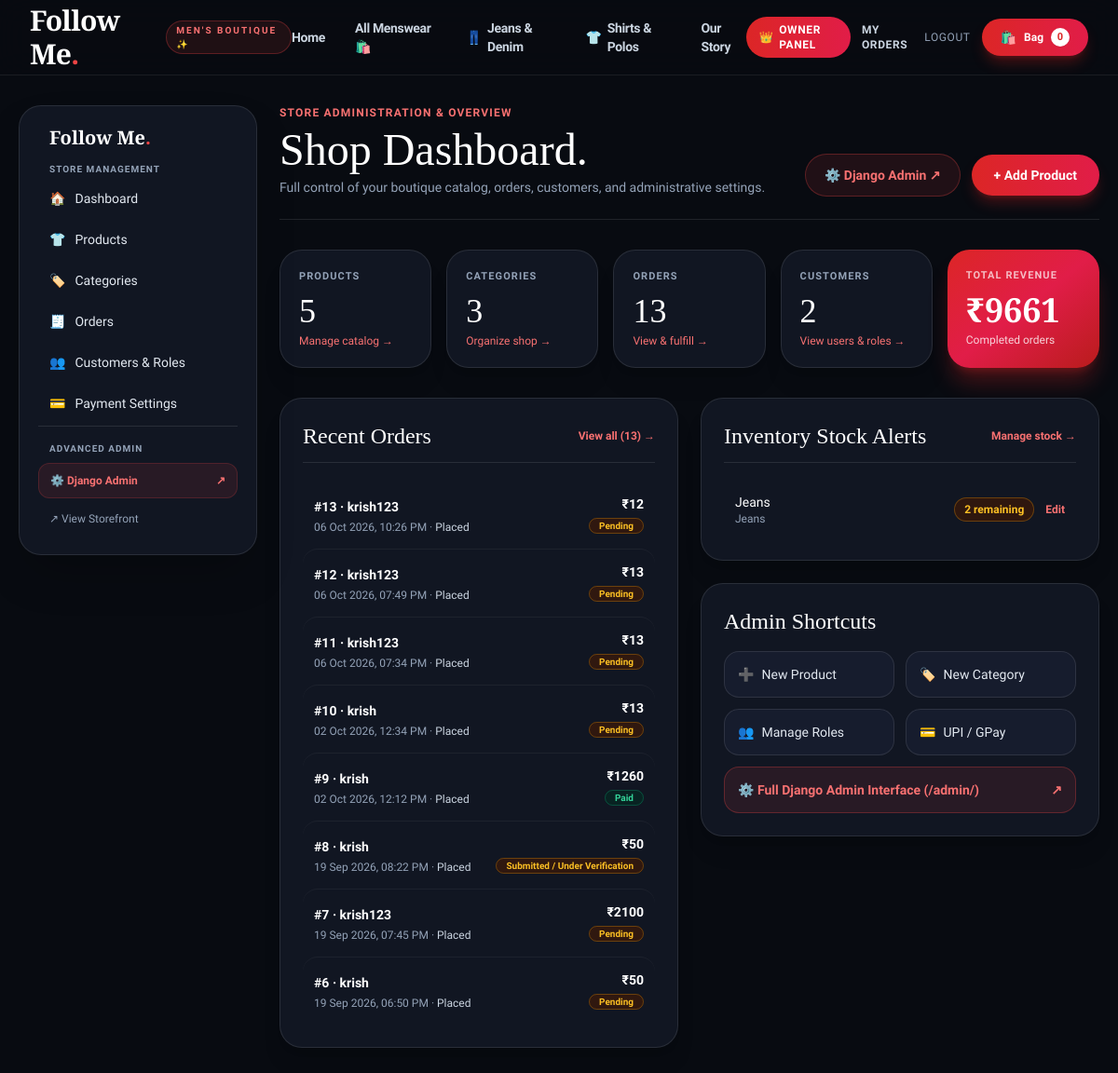
The app's page /owner/dashboard/ (signed in) with its own data.
### shop/models.py (models this page shows, shortened)
class Order(models.Model):
        STATUS_CHOICES = (
            ("placed", "Placed"),
            ("confirmed", "Confirmed"),
            ("packed", "Packed"),
            ("shipped", "Shipped"),
            ("delivered", "Delivered"),
            ("cancelled", "Cancelled"),
        )
        user = models.ForeignKey(User, on_delete=models.CASCADE, related_name="orders")
        full_name = models.CharField(max_length=120)
        phone = models.CharField(max_length=20)
        address = models.TextField()
        city = models.CharField(max_length=80)
        state = models.CharField(max_length=80, default="Tamil Nadu")
        pincode = models.CharField(max_length=10)
        subtotal = models.DecimalField(max_digits=12, decimal_places=2, default=Decimal("0"))
        cgst = models.DecimalField(max_digits=10, decimal_places=2, default=Decimal("0"))
        sgst = models.DecimalField(max_digits=10, decimal_places=2, default=Decimal("0"))
        igst = models.DecimalField(max_digits=10, decimal_places=2, default=Decimal("0"))
        total_tax = models.DecimalField(max_digits=10, decimal_places=2, default=Decimal("0"))
        total = models.DecimalField(max_digits=12, decimal_places=2, default=Decimal("0"))
        status = models.CharField(max_length=20, choices=STATUS_CHOICES, default="placed")
        payment_method = models.CharField(max_length=50, default="Google Pay / UPI")
        payment_reference = models.CharField(max_length=100, blank=True, help_text="UPI Transaction ID / UTR")
        payment_status = models.CharField(max_length=20, default="Pending")
        created_at = models.DateTimeField(auto_now_add=True)
        class Meta:
            ordering = ["-created_at"]

class Product(models.Model):
    GST_CHOICES = (
        (Decimal("0.00"), "0% (Exempt)"),
        (Decimal("5.00"), "5% GST (Apparel <= ₹1000)"),
        (Decimal("12.00"), "12% GST (Apparel > ₹1000)"),
        (Decimal("18.00"), "18% GST (Luxury / Accessories)"),
        (Decimal("28.00"), "28% GST"),
    )
    name = models.CharField(max_length=180)
    slug = models.SlugField(unique=True)
    category = models.ForeignKey(Category, on_delete=models.SET_NULL, null=True, blank=True)
    description = models.TextField(blank=True)
    price = models.DecimalField(max_digits=10, decimal_places=2, help_text="Base price before GST or selling price")
    compare_at_price = models.DecimalField(max_digits=10, decimal_places=2, null=True, blank=True)
    gst_rate = models.DecimalField(max_digits=5, decimal_places=2, choices=GST_CHOICES, default=Decimal("5.00"))
    image = models.ImageField(upload_to="products/", blank=True, null=True)
    image_url = models.URLField(blank=True)
    sizes = models.CharField(max_length=120, default="S,M,L,XL")
    stock = models.PositiveIntegerField(default=0)
    featured = models.BooleanField(default=False)
    is_new = models.BooleanField(default=True)
    created_at = models.DateTimeField(auto_now_add=True)
    class Meta:
        ordering = ["-created_at"]

class Category(models.Model):
    name = models.CharField(max_length=80, unique=True)
    slug = models.SlugField(unique=True)
    class Meta:
        verbose_name_plural = "Categories"

### shop/views.py (the view)
    def _wrapped_view(request, *args, **kwargs):
        if not is_owner_or_staff(request.user):
            messages.error(request, "Access restricted. Only store administrators can access this page.")
            return redirect("home")
        return view_func(request, *args, **kwargs)

### shop/context_processors.py (called while the page is built)
def cart_count(request):
    cart = request.session.get("cart", {})
    return {"cart_count": sum(item.get("quantity", 0) for item in cart.values())}

def shop_settings(request):
    return {"shop_settings": ShopSettings.objects.first()}

def is_owner_check(request):
    if not request.user.is_authenticated:
        return {"is_owner": False}
    if request.user.is_staff or request.user.is_superuser:
        return {"is_owner": True}
    profile = Profile.objects.filter(user=request.user).first()
    return {"is_owner": profile is not None and profile.role == "owner"}

### shop/views.py (called while the page is built)
def is_owner_or_staff(user):
    if not user.is_authenticated:
        return False
    if user.is_staff or user.is_superuser:
        return True
    profile = Profile.objects.filter(user=user).first()
    return profile is not None and profile.role == "owner"

def owner_required(view_func):
    def _wrapped_view(request, *args, **kwargs):
        if not is_owner_or_staff(request.user):
            messages.error(request, "Access restricted. Only store administrators can access this page.")
            return redirect("home")
        return view_func(request, *args, **kwargs)
    return login_required(_wrapped_view)

@owner_required
def owner_dashboard(request):
    orders = Order.objects.all()
    revenue = orders.exclude(status="cancelled").aggregate(total=Sum("total"))["total"] or Decimal("0")
    context = {
        "products_count": Product.objects.count(),
        "categories_count": Category.objects.count(),
        "orders_count": orders.count(),
        "customers_count": User.objects.count(),
        "revenue": revenue,
        "recent_orders": orders[:8],
        "low_stock": Product.objects.filter(stock__lte=5).order_by("stock")[:8],
    }
    return render(request, "owner/dashboard.html", context)

### templates/owner/dashboard.html (shortened to what this page needs)
{% extends "owner/base.html" %}
{% block owner_content %}
<div class="flex flex-col md:flex-row md:items-end justify-between gap-4 border-b border-white/10 pb-6">
  <div>
    <p class="uppercase tracking-widest text-xs text-red-400 font-bold">Store Administration & Overview</p>
    <h1 class="display text-4xl lg:text-5xl mt-2 text-white">Shop Dashboard.</h1>
    <p class="text-slate-400 mt-1.5 text-sm">Full control of your boutique catalog, orders, customers, and administrative settings.</p>
  </div>
  <div class="flex items-center gap-3">
    <a href="/admin/" target="_blank" class="border border-red-500/30 bg-red-500/10 text-red-400 rounded-full px-5 py-3 text-sm font-semibold hover:bg-red-500/20 transition">⚙️ Django Admin ↗</a>
    <a href="{% url 'owner_product_new' %}" class="bg-gradient-to-r from-red-600 to-rose-600 hover:from-red-500 hover:to-rose-500 text-white rounded-full px-6 py-3 text-sm font-bold shadow-lg shadow-red-600/30 transition">+ Add Product</a>
  </div>
</div>
<div class="grid grid-cols-2 lg:grid-cols-5 gap-4 mt-8">
  <a href="{% url 'owner_products' %}" class="bg-[#111622] border border-white/10 rounded-3xl p-5 hover:border-red-500/50 transition-all duration-200 shadow-xl group">
    <p class="text-[11px] uppercase tracking-widest text-slate-400 font-semibold">Products</p>
    <p class="display text-3xl lg:text-4xl mt-2 text-white group-hover:text-red-400 transition">{{ products_count }}</p>
    <p class="text-xs text-red-400 mt-1 font-medium">Manage catalog →</p>
  </a>
  <a href="{% url 'owner_categories' %}" class="bg-[#111622] border border-white/10 rounded-3xl p-5 hover:border-red-500/50 transition-all duration-200 shadow-xl group">
    <p class="text-[11px] uppercase tracking-widest text-slate-400 font-semibold">Categories</p>
    <p class="display text-3xl lg:text-4xl mt-2 text-white group-hover:text-red-400 transition">{{ categories_count }}</p>
    <p class="text-xs text-red-400 mt-1 font-medium">Organize shop →</p>
  </a>
  <a href="{% url 'owner_orders' %}" class="bg-[#111622] border border-white/10 rounded-3xl p-5 hover:border-red-500/50 transition-all duration-200 shadow-xl group">
    <p class="text-[11px] uppercase tracking-widest text-slate-400 font-semibold">Orders</p>
    <p class="display text-3xl lg:text-4xl mt-2 text-white group-hover:text-red-400 transition">{{ orders_count }}</p>
    <p class="text-xs text-red-400 mt-1 font-medium">View & fulfill →</p>
  </a>
  <a href="{% url 'owner_customers' %}" class="bg-[#111622] border border-white/10 rounded-3xl p-5 hover:border-red-500/50 transition-all duration-200 shadow-xl group">
    <p class="text-[11px] uppercase tracking-widest text-slate-400 font-semibold">Customers</p>
    <p class="display text-3xl lg:text-4xl mt-2 text-white group-hover:text-red-400 transition">{{ customers_count }}</p>
    <p class="text-xs text-red-400 mt-1 font-medium">View users & roles →</p>
  </a>
  <div class="col-span-2 lg:col-span-1 bg-gradient-to-br from-red-600 via-rose-600 to-red-700 text-white rounded-3xl p-5 shadow-xl shadow-red-600/30">
    <p class="text-[11px] uppercase tracking-widest text-white/70 font-semibold">Total Revenue</p>
    <p class="display text-3xl lg:text-4xl mt-2 text-white font-bold">₹{{ revenue|floatformat:0 }}</p>
    <p class="text-xs text-white/80 mt-1">Completed orders</p>
  </div>
</div>
<div class="grid lg:grid-cols-2 gap-6 mt-8">
  <div class="bg-[#111622] border border-white/10 rounded-3xl p-6 shadow-xl">
    <div class="flex justify-between items-center mb-5 border-b border-white/10 pb-3">
      <h2 class="display text-2xl text-white font-normal">Recent Orders</h2>
      <a class="text-xs font-semibold text-red-400 hover:underline" href="{% url 'owner_orders' %}">View all ({{ orders_count }}) →</a>
    </div>
    <div class="divide-y divide-white/5">
      {% for order in recent_orders %}
      <a href="{% url 'owner_order_detail' order.id %}" class="py-3.5 flex justify-between items-center hover:bg-[#161c2d] px-3 rounded-2xl transition">
        <div>
          <span class="font-semibold text-white text-sm">#{{ order.id }} · {{ order.full_name }}</span>
          <div class="text-xs text-slate-400 mt-0.5">
            {{ order.created_at|date:"d M Y, h:i A" }} ·
            <span class="font-medium text-slate-300 capitalize">{{ order.status }}</span>
          </div>
        </div>
        <div class="text-right">
          <div class="font-bold text-sm text-white">₹{{ order.total|floatformat:0 }}</div>
          <span class="text-[10px] px-2.5 py-0.5 rounded-full font-semibold {% if order.payment_status == 'Paid' %}bg-emerald-950/60 text-emerald-400 border border-emerald-500/30{% else %}bg-amber-950/60 text-amber-400 border border-amber-500/30{% endif %}">
            {{ order.payment_status }}
          </span>
        </div>
      </a>
      {% empty %}
      <p class="py-10 text-center text-slate-400 text-sm">No orders received yet.</p>
      {% endfor %}
    </div>
  </div>
  <div class="space-y-6">
    <div class="bg-[#111622] border border-white/10 rounded-3xl p-6 shadow-xl">
      <div class="flex justify-between items-center mb-5 border-b border-white/10 pb-3">
        <h2 class="display text-2xl text-white font-normal">Inventory Stock Alerts</h2>
        <a class="text-xs font-semibold text-red-400 hover:underline" href="{% url 'owner_products' %}">Manage stock →</a>
      </div>
      <div class="divide-y divide-white/5">
        {% for p in low_stock %}
        <div class="py-3 flex justify-between items-center px-3 hover:bg-[#161c2d] rounded-2xl transition">
          <div>
            <div class="font-medium text-sm text-white">{{ p.name }}</div>
            <div class="text-xs text-slate-400">{{ p.category.name|default:"Uncategorized" }}</div>
          </div>
          <div class="flex items-center gap-3">
            <span class="text-xs font-semibold {% if p.stock == 0 %}text-red-400 bg-red-950/60 border border-red-500/30{% else %}text-amber-400 bg-amber-950/60 border border-amber-500/30{% endif %} px-2.5 py-1 rounded-full">
              {{ p.stock }} remaining
            </span>
            <a href="{% url 'owner_product_edit' p.id %}" class="text-xs text-red-400 hover:underline font-bold">Edit</a>
          </div>
        </div>
        {% empty %}
        <p class="py-6 text-center text-slate-400 text-sm">All products have healthy stock levels.</p>
        {% endfor %}
      </div>
    </div>
    <div class="bg-[#111622] border border-white/10 rounded-3xl p-6 shadow-xl">
      <h2 class="display text-2xl mb-4 text-white font-normal">Admin Shortcuts</h2>
      <div class="grid grid-cols-2 gap-3 text-sm">
        <a href="{% url 'owner_product_new' %}" class="p-3.5 rounded-2xl border border-white/10 bg-[#161c2d] text-slate-200 hover:border-red-500/50 hover:text-white transition flex items-center gap-2">
          <span>➕</span>
          <span class="font-medium">New Product</span>
        </a>
        <a href="{% url 'owner_category_new' %}" class="p-3.5 rounded-2xl border border-white/10 bg-[#161c2d] text-slate-200 hover:border-red-500/50 hover:text-white transition flex items-center gap-2">
          <span>🏷️</span>
          <span class="font-medium">New Category</span>
        </a>
        <a href="{% url 'owner_customers' %}" class="p-3.5 rounded-2xl border border-white/10 bg-[#161c2d] text-slate-200 hover:border-red-500/50 hover:text-white transition flex items-center gap-2">
          <span>👥</span>
          <span class="font-medium">Manage Roles</span>
        </a>
        <a href="{% url 'owner_settings' %}" class="p-3.5 rounded-2xl border border-white/10 bg-[#161c2d] text-slate-200 hover:border-red-500/50 hover:text-white transition flex items-center gap-2">
          <span>💳</span>
          <span class="font-medium">UPI / GPay</span>
        </a>
        <a href="/admin/" target="_blank" class="col-span-2 p-3.5 rounded-2xl bg-red-500/10 text-red-400 border border-red-500/30 hover:bg-red-500/20 transition flex items-center justify-between font-semibold">
          <span>⚙️ Full Django Admin Interface (/admin/)</span>
          <span>↗</span>
        </a>
      </div>
    </div>
  </div>
</div>
{% endblock %}

### templates/base.html (style rules this page uses)
body { font-family: 'Plus Jakarta Sans', sans-serif; background-color: #080b11; color: #f1f5f9; }
.display { font-family: 'Playfair Display', serif; }

### records on screen
Order: id "13", full_name "krish123", created_at "06 Oct 2026, 10:26 PM", status "Placed", total "12", payment_status "Pending"
Order: id "12", full_name "krish123", created_at "06 Oct 2026, 07:49 PM", status "Placed", total "13", payment_status "Pending"
Order: id "11", full_name "krish123", created_at "06 Oct 2026, 07:34 PM", status "Placed", total "13", payment_status "Pending"
Order: id "10", full_name "krish", created_at "02 Oct 2026, 12:34 PM", status "Placed", total "13", payment_status "Pending"
Order: id "9", full_name "krish", created_at "02 Oct 2026, 12:12 PM", status "Placed", total "1260", payment_status "Paid"
Order: id "8", full_name "krish", created_at "19 Sep 2026, 08:22 PM", status "Placed", total "50", payment_status "Submitted / Under Verification"
Order: id "7", full_name "krish123", created_at "19 Sep 2026, 07:45 PM", status "Placed", total "2100", payment_status "Pending"
Order: id "6", full_name "krish", created_at "19 Sep 2026, 06:50 PM", status "Placed", total "50", payment_status "Pending"
Product: name "Jeans", category.name "Jeans", stock "2"

### other values on screen
{{ cart_count }} "0"
{{ products_count }} "5"
{{ categories_count }} "3"
{{ orders_count }} "13"
{{ customers_count }} "2"
{{ revenue|floatformat:0 }} "9661"
